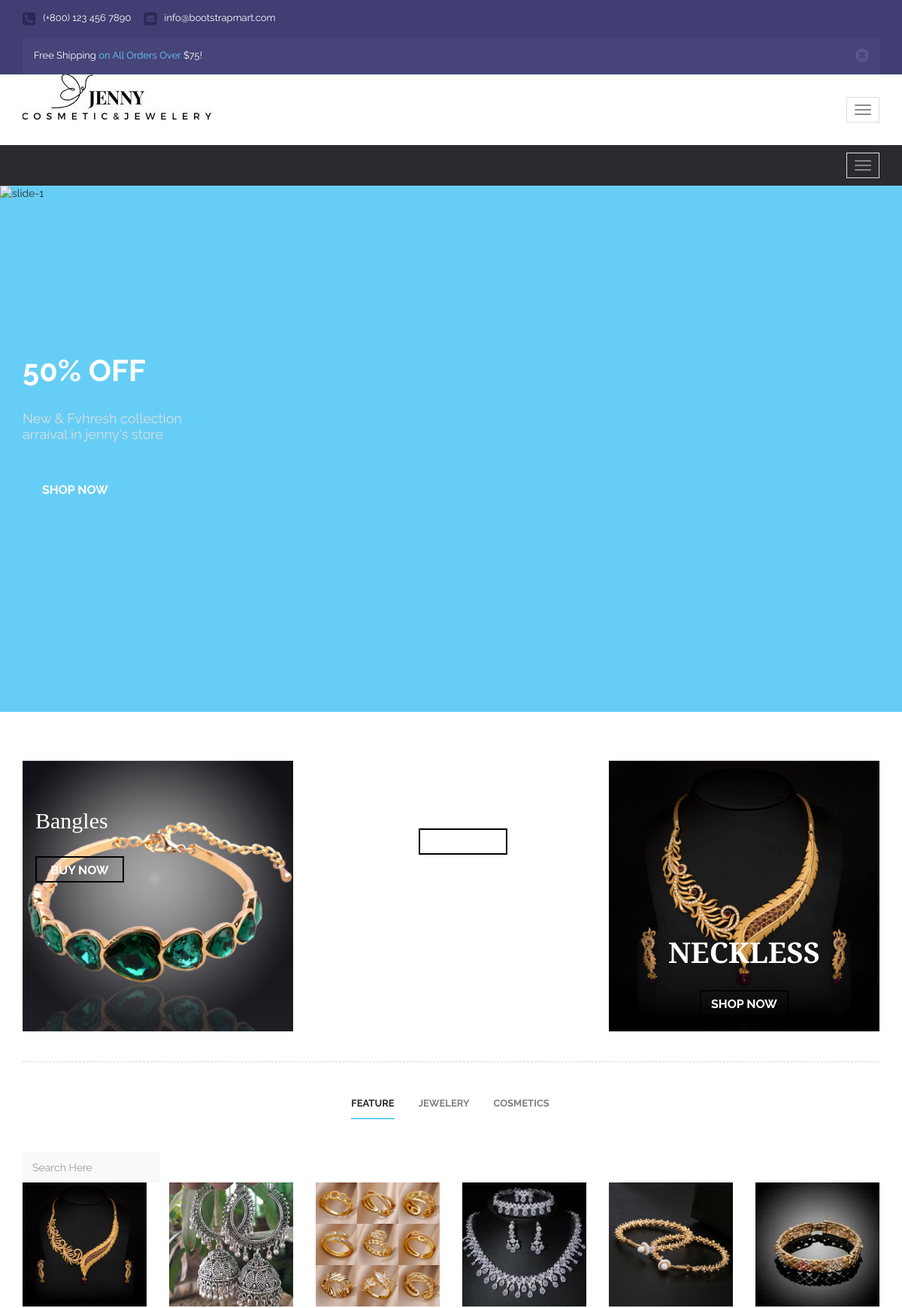
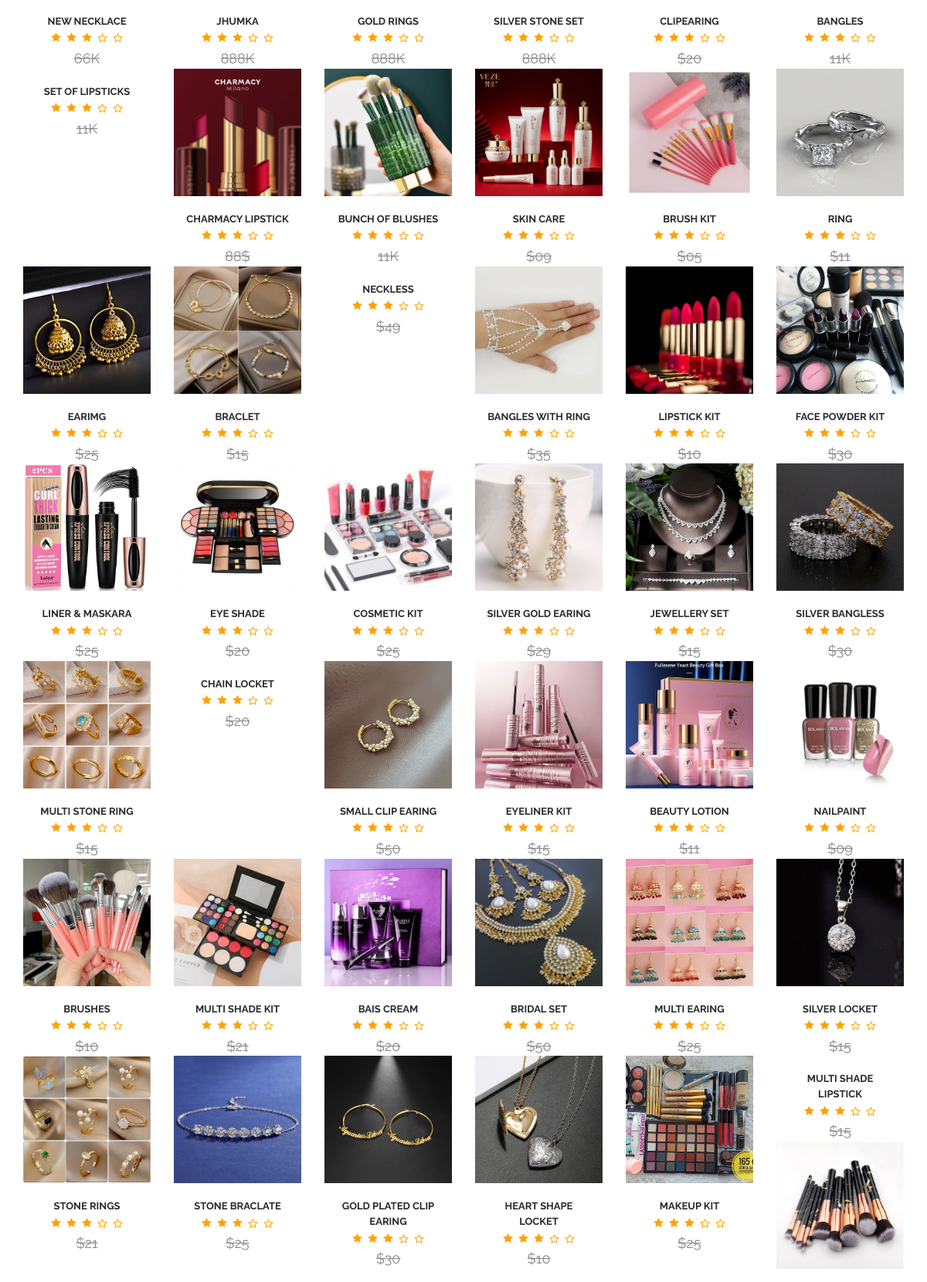
The app's page /index.php (signed in, upper part) with its own data (2 pictures, top to bottom).
### tables this page shows
CREATE TABLE `addproduct` (
  `pid` int(11) NOT NULL,
  `ptitle` varchar(255) NOT NULL,
  `pdescription` text NOT NULL,
  `pcategory` int(255) NOT NULL,
  `pprice` varchar(255) NOT NULL,
  `pimage` varchar(255) NOT NULL,
  `status` tinyint(4) NOT NULL DEFAULT 1
);

### index.php (the view, shortened to what this page needs)
 <?php
 include('includes/navbar.php');
 include('includes/config.php');
 ?>
 <html>
 </html>
          <div id="main-slider" class="slid1">
              <div id="home-slider" class="owl-carousel owl-theme">
                  <div class="item" id="zoom1"style="height:700px">
                      <img src="images/beauty2.jpg" alt="slide-1" class="img-responsive" style="width:2000px">
                      <div class="slider-desc">
                          <div class="container">
                              <div class="row">
                                  <div class="col-md-6">
                                      <div class="slide-offers-left">
                                          <div class="slide-offers-title"><span>SALE</span><br/>50% OFF</div>
                                          <p>New & Fvhresh collection<br/>arraival in jenny's store</p>
                                          <a href="" class="btn btn-blue">Shop now</a>
                                      </div>
                                  </div>
                              </div>
                          </div>
                      </div>
                  </div>
              </div>
          </div>
          <div id="content">
              <div class="container">
                  <div class="home-content">
                      <div class="cat-offers">
                          <div class="row">
                              <div class="col-md-4">
                                  <div class="cat-sec-1">
                                      <img src="images/card7.jpg" class="img-responsive" alt="">
                                      <div class="cat-desc">
                                          <div class="cat-inner">
                                              <div class="cat-title"><span style="color: white;">Bangles</span></div>
                                              <a href="" class="btn btn-border"style="color: white;">Buy Now</a>
                                          </div>
                                      </div>
                                  </div>
                              </div>
                              <div class="col-md-4">
                                  <div class="cat-sec-2">
                                       <div class="cat-desc">
                                           <div class="cat-inner">
                                              <div class="cat-title"style="color: white; margin-top: -40px;">Makeup<span style="color: white;">Kit</span></div>
                                              <a href="" class="btn btn-border"style="color: white;">Buy Now</a>
                                          </div>
                                      </div>
                                  </div>
                              </div>
                              <div class="col-md-4">
                                  <div class="cat-sec-3">
                                      <img src="images/card6.jpg" class="img-responsive" alt="" >
                                       <div class="cat-desc">
                                           <div class="cat-inner">
                                              <div class="cat-title"style="color: white;">Neckless</div>
                                              <a href="" class="btn btn-border" style="color: white;">shop Now</a>
                                           </div>
                                      </div>
                                  </div>
                              </div>
                          </div>
                      </div>
                  </div>
              </div>
              <div class="newest" id="newest">
                  <div class="container">
                      <div class="newest-content">
                          <div class="newest-tab">
                              <ul id="myTab" class="nav nav-tabs newest" role="tablist">
                              <li role="presentation" class="active">
                                      <a href="feature.php" id="cat-1" role="tab" data-toggle="tab" aria-controls="1" aria-expanded="true">Feature</a>
                                  </li>
                                  <li role="presentation">
                                      <a href="jewelery.php" role="tab" id="cat-2" data-toggle="tab" aria-controls="2">Jewelery</a>
                                  </li>
                                  <li role="presentation">
                                      <a href="cosmetics.php" role="tab" id="cat-3" data-toggle="tab" aria-controls="3">Cosmetics</a>
                                  </li>
                              </ul>
                              <div id="myTabContent" class="tab-content">
                              <div class="input-group">
                                <input type="text" id="input" class="form-control search-wid" placeholder="Search Here" aria-describedby="basic-addon1" onkeyup="search()">
                            </div>
                                  <div role="tabpanel" class="tab-pane fade in active" id="1" aria-labelledby="cat-1">
                                      <div class="row clearfix" id="result">
                                      <?php
                                    $fetch = "SELECT * from `addproduct`";
                                    $runquery = mysqli_query($connection, $fetch);
                                    if(mysqli_num_rows($runquery) > 0){
                                        while($row = mysqli_fetch_assoc($runquery)){
                                    ?>
                                          <div class="col-md-4 col-lg-2 col-sm-12">
                                              <div class="product-fade">
													<div class="product-fade-wrap">
                                                        <div id="product-image" class="">
                                                            <div class="item"><img src="<?php echo 'images/' . $row['pimage'];?>" alt="" class="img-responsive"></div>
                                                        </div>
													</div>
                                              </div>
                                              <div class="product-name">
                                                  <a href=""><?php echo $row['ptitle'];?></a>
                                              </div>
                                              <div class="star-1"></div>
                                              <div class="product-price">
                                                  <span><?php echo $row['pprice'];?></span>
                                              </div>
                                          </div>
                                    <?php
                                                }
                                            }
                                            ?>
                                      </div>
                                  </div>
                              </div>
                              <br>
                              <br>
                          </div>
                      </div>
                  </div>
              </div>
          </div>
<?php
include('includes/footer.php')
?>

### index.php (style rules this page uses)
.slid1 #home-slider #zoom1 img { -webkit-animation: thing 20s; -o-animation: thing 20s; animation: thing 20s; }

### records on screen
addproduct: pimage (picture), ptitle "NEW NECKLACE", pprice "66K"
addproduct: pimage (picture), ptitle "JHUMKA", pprice "888K"
addproduct: pimage (picture), ptitle "GOLD RINGS", pprice "888K"
addproduct: pimage (picture), ptitle "SILVER STONE SET", pprice "888K"
addproduct: pimage (picture), ptitle "CLIPEARING", pprice "$20"
addproduct: pimage (picture), ptitle "BANGLES", pprice "11K"
addproduct: ptitle "SET OF LIPSTICKS", pprice "11K"
addproduct: pimage (picture), ptitle "CHARMACY LIPSTICK", pprice "88$"
addproduct: pimage (picture), ptitle "BUNCH OF BLUSHES", pprice "11K"
addproduct: pimage (picture), ptitle "SKIN CARE", pprice "$09"
addproduct: pimage (picture), ptitle "BRUSH KIT", pprice "$05"
addproduct: pimage (picture), ptitle "RING", pprice "$11"
addproduct: pimage (picture), ptitle "EARIMG", pprice "$25"
addproduct: pimage (picture), ptitle "BRACLET", pprice "$15"
addproduct: ptitle "NECKLESS", pprice "$49"
addproduct: pimage (picture), ptitle "BANGLES WITH RING", pprice "$35"
addproduct: pimage (picture), ptitle "LIPSTICK KIT", pprice "$10"
addproduct: pimage (picture), ptitle "FACE POWDER KIT", pprice "$30"
addproduct: pimage (picture), ptitle "LINER & MASKARA", pprice "$25"
addproduct: pimage (picture), ptitle "EYE SHADE", pprice "$20"
addproduct: pimage (picture), ptitle "COSMETIC KIT", pprice "$25"
addproduct: pimage (picture), ptitle "SILVER GOLD EARING", pprice "$29"
addproduct: pimage (picture), ptitle "JEWELLERY SET", pprice "$15"
addproduct: pimage (picture), ptitle "SILVER BANGLESS", pprice "$30"
addproduct: pimage (picture), ptitle "MULTI STONE RING", pprice "$15"
addproduct: ptitle "CHAIN LOCKET", pprice "$20"
addproduct: pimage (picture), ptitle "SMALL CLIP EARING", pprice "$50"
addproduct: pimage (picture), ptitle "EYELINER KIT", pprice "$15"
addproduct: pimage (picture), ptitle "BEAUTY LOTION", pprice "$11"
addproduct: pimage (picture), ptitle "NAILPAINT", pprice "$09"
addproduct: pimage (picture), ptitle "BRUSHES", pprice "$10"
addproduct: pimage (picture), ptitle "MULTI SHADE KIT", pprice "$21"
addproduct: pimage (picture), ptitle "BAIS CREAM", pprice "$20"
addproduct: pimage (picture), ptitle "BRIDAL SET", pprice "$50"
addproduct: pimage (picture), ptitle "MULTI EARING", pprice "$25"
addproduct: pimage (picture), ptitle "SILVER LOCKET", pprice "$15"
addproduct: pimage (picture), ptitle "STONE RINGS", pprice "$21"
addproduct: pimage (picture), ptitle "STONE BRACLATE", pprice "$25"
addproduct: pimage (picture), ptitle "GOLD PLATED CLIP EARING", pprice "$30"
addproduct: pimage (picture), ptitle "HEART SHAPE LOCKET", pprice "$10"
addproduct: pimage (picture), ptitle "MAKEUP KIT", pprice "$25"
addproduct: ptitle "MULTI SHADE LIPSTICK", pprice "$15"
addproduct: pimage (picture)
